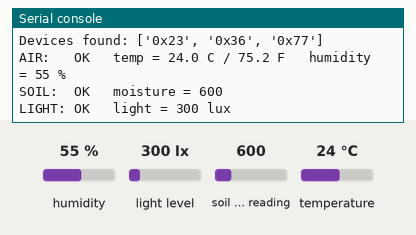
Simulated run of this program. Board: CircuitPython board. Parts: the last lines printed to the serial console. Inputs (shaded band) come from the test bench; at power-on: humidity 55 %, light level 300 lx, soil moisture reading 600, temperature 24 °C.

Above: at 1.2 s.
1.3 s: humidity set to 22 %
At 3.9 s:
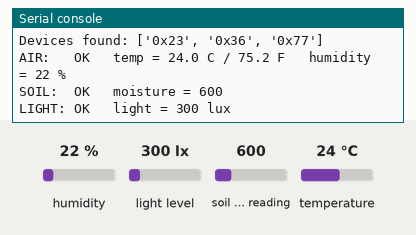
5.2 s: light level set to 40 lx
At 6.7 s:
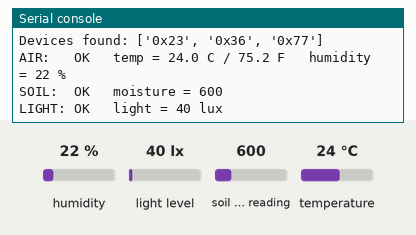
9.1 s: soil moisture reading set to 236
At 12.4 s:
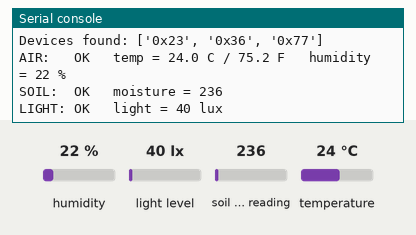
13.0 s: temperature set to 12 °C
At 16.5 s:
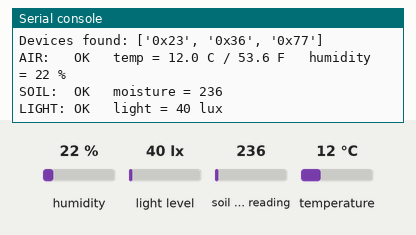

The program:

code.py
```python
# Orchid greenhouse - sensor test
# Checks all 3 sensors every 3 seconds and prints what it finds.

import time
import board
from adafruit_bme280 import basic as adafruit_bme280
from adafruit_seesaw.seesaw import Seesaw
import adafruit_bh1750

i2c = board.STEMMA_I2C()   # the "talking line" for all sensors

air = None
soil = None
light = None

while True:
    print("------------------------------")

    # Who is connected? Ask the talking line.
    while not i2c.try_lock():
        pass
    found = i2c.scan()
    i2c.unlock()
    print("Devices found:", [hex(a) for a in found])

    # AIR sensor (BME280) - address 0x77
    try:
        if air is None:
            air = adafruit_bme280.Adafruit_BME280_I2C(i2c)
        temp_c = air.temperature
        temp_f = temp_c * 9 / 5 + 32
        print("AIR:   OK   temp =", round(temp_c, 1), "C /", round(temp_f, 1), "F",
              "  humidity =", round(air.relative_humidity), "%")
    except Exception:
        air = None
        print("AIR:   not found")

    # SOIL sensor - address 0x36
    try:
        if soil is None:
            soil = Seesaw(i2c, addr=0x36)
        print("SOIL:  OK   moisture =", soil.moisture_read())
    except Exception:
        soil = None
        print("SOIL:  not found")

    # LIGHT sensor (BH1750) - address 0x23
    try:
        if light is None:
            light = adafruit_bh1750.BH1750(i2c)
        print("LIGHT: OK   light =", round(light.lux), "lux")
    except Exception:
        light = None
        print("LIGHT: not found")

    time.sleep(3)
```

Measured:
- after the input at 1.3 s, the serial console: prints a new line after 1.7 s (image 1)
- after the input at 5.2 s, the serial console: prints a new line after 0.85 s (image 2)
- after the input at 9.1 s, the serial console: prints a new line after 3.0 s (image 3)
- after the input at 13.0 s, the serial console: prints a new line after 2.1 s (image 4)
